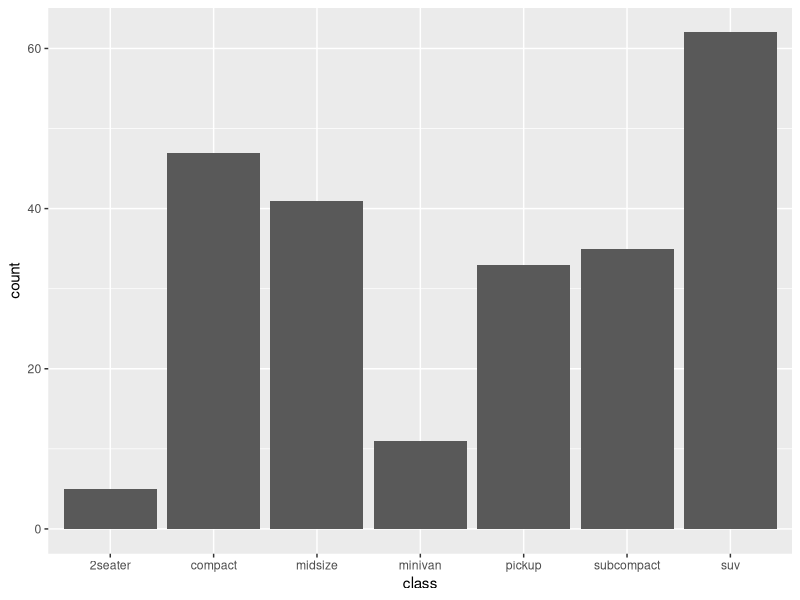
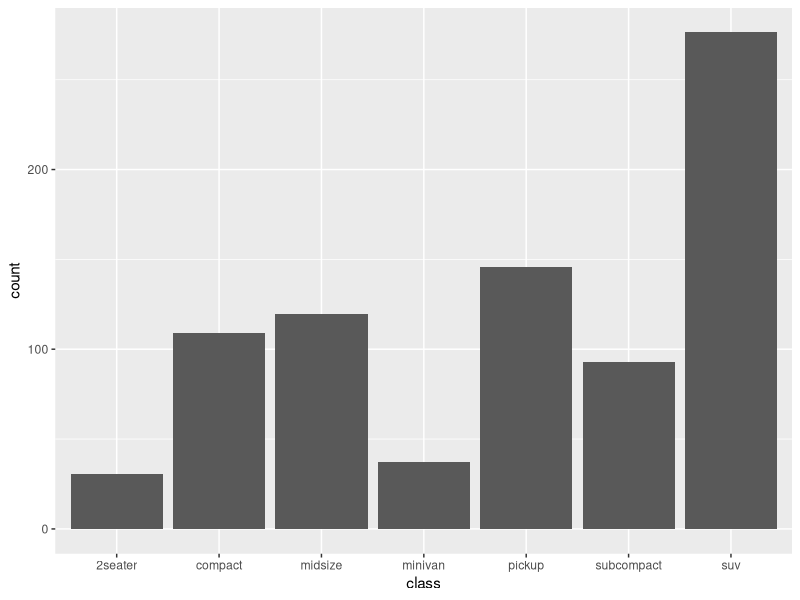
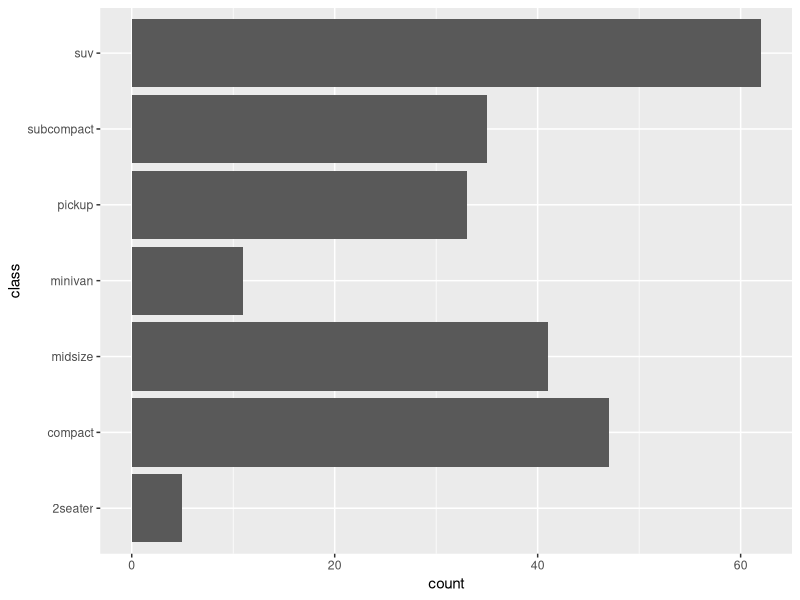
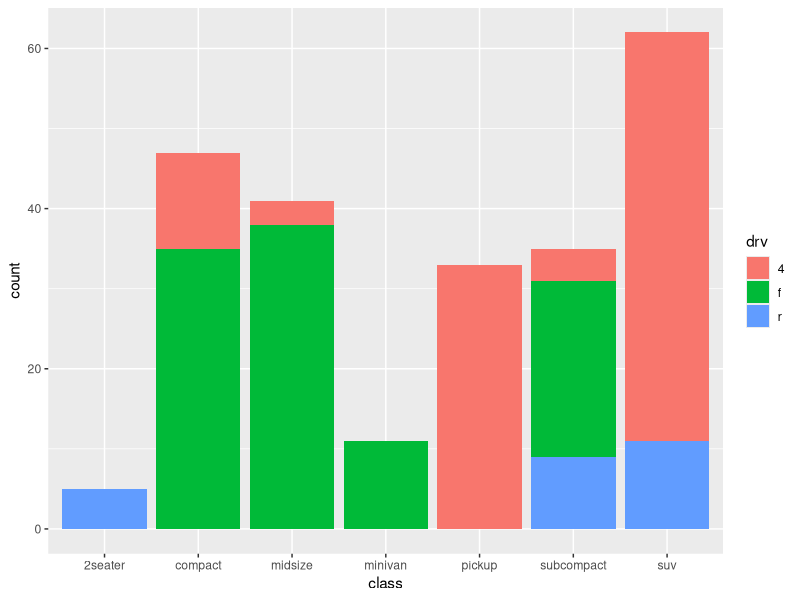
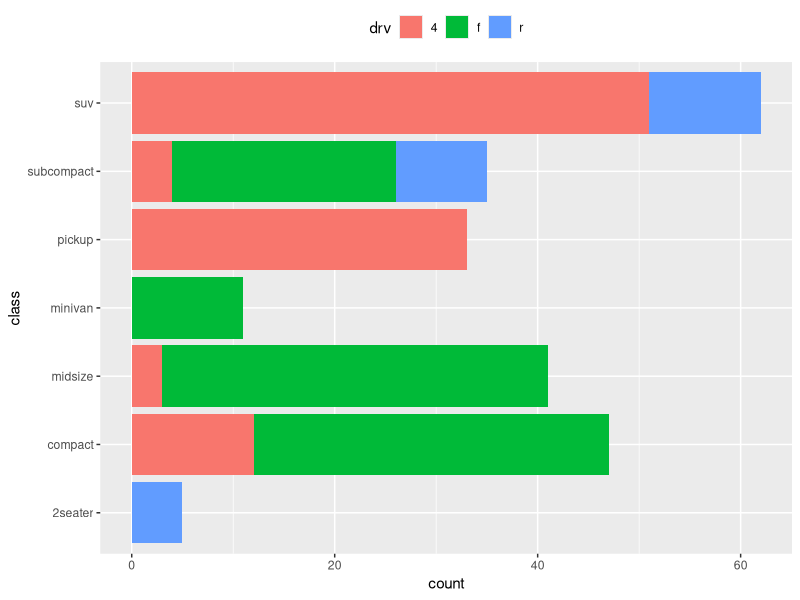
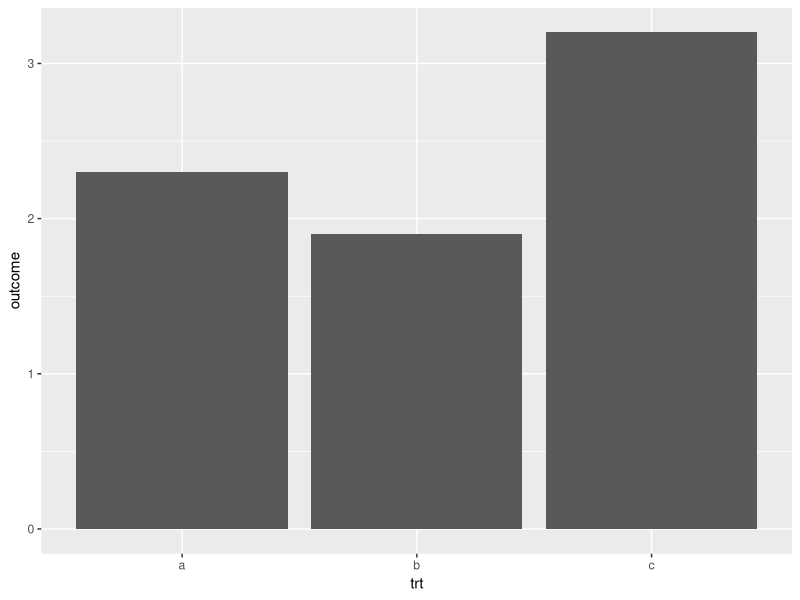
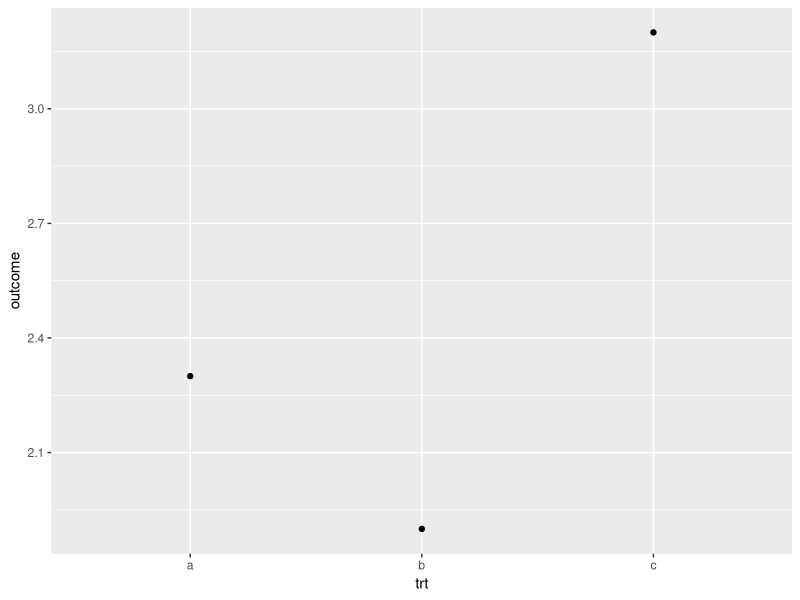
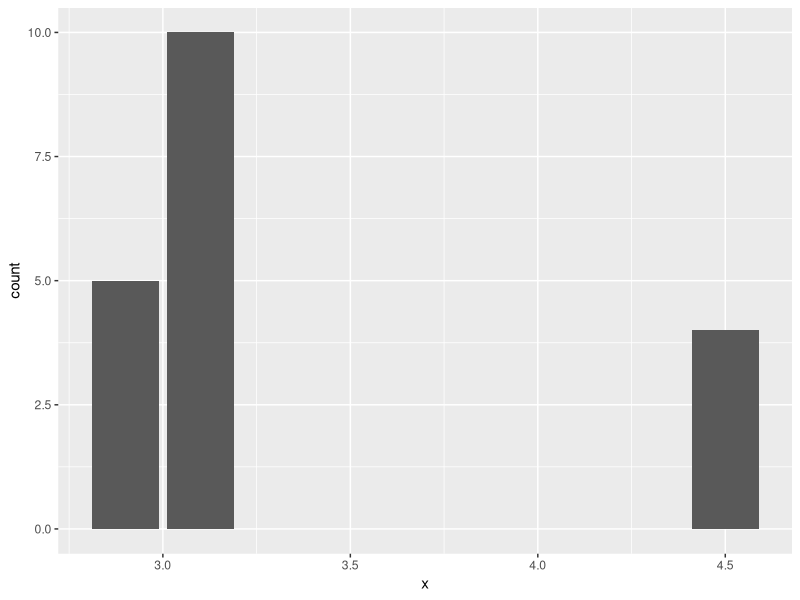

Generate these figures, in order, with R:
library(tidyverse)


# df <- tibble(
#   study=c("WP12345", "BP23456"),
#   actual=c(82, 98),
#   expected=c(120, 150)
# )


## ?geom_bar / ?geom_plot:

# geom_bar is designed to make it easy to create bar charts that show
# counts (or sums of weights)
g <- ggplot(mpg, aes(class))
# Number of cars in each class:
g + geom_bar()
# Total engine displacement of each class
g + geom_bar(aes(weight = displ))
# Map class to y instead to flip the orientation
ggplot(mpg) + geom_bar(aes(y = class))

# Bar charts are automatically stacked when multiple bars are placed
# at the same location. The order of the fill is designed to match
# the legend
g + geom_bar(aes(fill = drv))

# If you need to flip the order (because you've flipped the orientation)
# call position_stack() explicitly:
ggplot(mpg, aes(y = class)) +
  geom_bar(aes(fill = drv), position = position_stack(reverse = TRUE)) +
  theme(legend.position = "top")

# To show (e.g.) means, you need geom_col()
df <- data.frame(trt = c("a", "b", "c"), outcome = c(2.3, 1.9, 3.2))
ggplot(df, aes(trt, outcome)) +
  geom_col()
# But geom_point() displays exactly the same information and doesn't
# require the y-axis to touch zero.
ggplot(df, aes(trt, outcome)) +
  geom_point()

# You can also use geom_bar() with continuous data, in which case
# it will show counts at unique locations
df <- data.frame(x = rep(c(2.9, 3.1, 4.5), c(5, 10, 4)))
ggplot(df, aes(x)) + geom_bar()
# cf. a histogram of the same data
ggplot(df, aes(x)) + geom_histogram(binwidth = 0.5)

# Use `just` to control how columns are aligned with axis breaks:
df <- data.frame(x = as.Date(c("2020-01-01", "2020-02-01")), y = 1:2)
# Columns centered on the first day of the month
ggplot(df, aes(x, y)) + geom_col(just = 0.5)
# Columns begin on the first day of the month
ggplot(df, aes(x, y)) + geom_col(just = 1)

